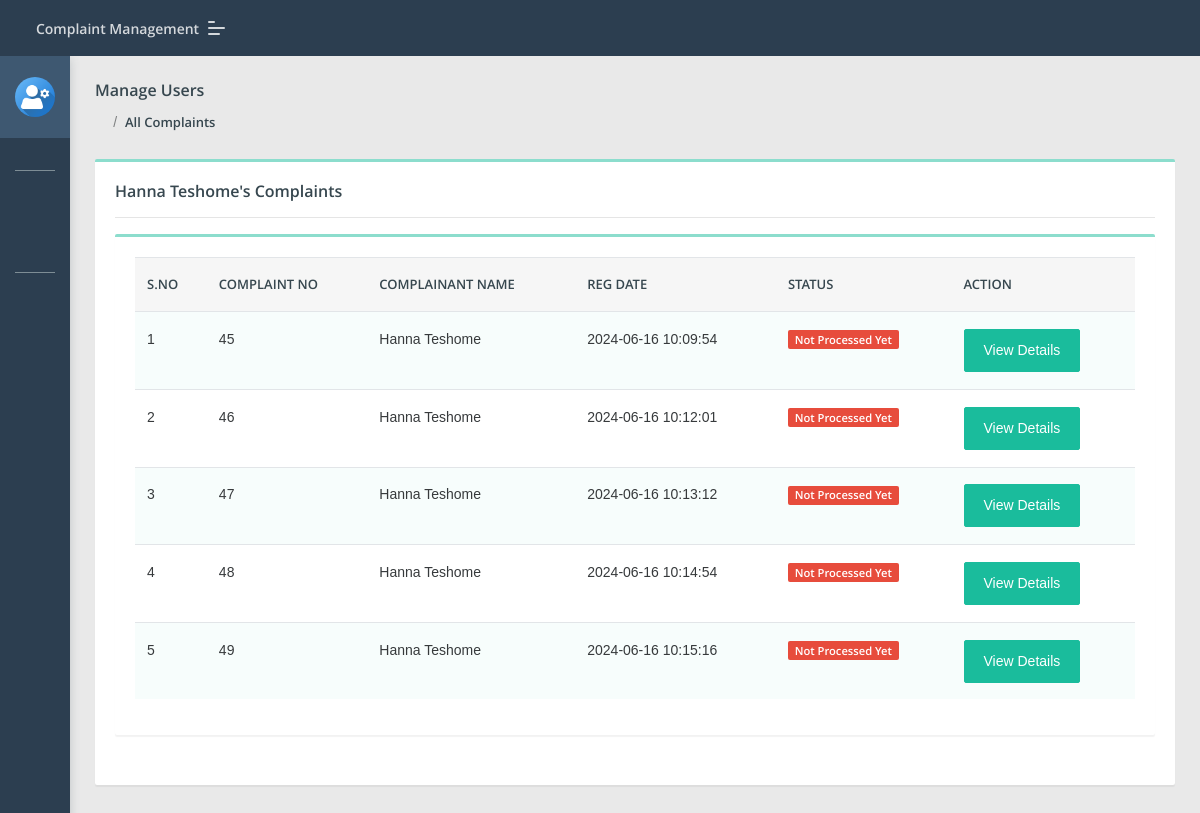
The page /Director/user-complaints.php?uid=10&&uname=Hanna Teshome (signed in) on the database its author committed.
### tables this page shows
CREATE TABLE `tblcomplaints` (
  `complaintNumber` int(11) NOT NULL,
  `userId` int(11) DEFAULT NULL,
  `category` text,
  `subcategory` varchar(255) DEFAULT NULL,
  `complaintType` varchar(255) DEFAULT NULL,
  `state` varchar(255) DEFAULT NULL,
  `noc` varchar(255) DEFAULT NULL,
  `complaintDetails` mediumtext,
  `complaintFile` varchar(255) DEFAULT NULL,
  `videoFile` varchar(255) DEFAULT NULL,
  `audioFile` varchar(255) DEFAULT NULL,
  `regDate` timestamp NULL DEFAULT CURRENT_TIMESTAMP,
  `status` varchar(50) DEFAULT NULL,
  `lastUpdationDate` timestamp NULL DEFAULT NULL ON UPDATE CURRENT_TIMESTAMP
);

CREATE TABLE `users` (
  `id` int(11) NOT NULL,
  `fullName` varchar(255) DEFAULT NULL,
  `userEmail` varchar(255) DEFAULT NULL,
  `password` varchar(255) DEFAULT NULL,
  `contactNo` bigint(11) DEFAULT NULL,
  `address` tinytext,
  `State` varchar(255) DEFAULT NULL,
  `country` varchar(255) DEFAULT NULL,
  `Faculty` text,
  `Department` text NOT NULL,
  `pincode` int(6) DEFAULT NULL,
  `userImage` varchar(255) DEFAULT NULL,
  `regDate` timestamp NOT NULL DEFAULT CURRENT_TIMESTAMP,
  `updationDate` timestamp NULL DEFAULT NULL,
  `status` int(1) DEFAULT NULL
);

### Director/user-complaints.php (the view, shortened to what this page needs)
<?php
include('include/config.php');
if(strlen($_SESSION['diid'])==0)
    {
header('location:index.php');
}
else{
?>
<!DOCTYPE html>
<html lang="en">
<head>
    <link rel="stylesheet" href="assets/css/style.css">
</head>
<body class="">
	<?php include('include/sidebar.php');?>
	<?php include('include/header.php');?>
<section class="pcoded-main-container">
    <div class="pcoded-content">
        <div class="page-header">
            <div class="page-block">
                <div class="row align-items-center">
                    <div class="col-md-12">
                        <div class="page-header-title">
                            <h5 class="m-b-10">Manage Users</h5>
                        </div>
                        <ul class="breadcrumb">
                            <li class="breadcrumb-item"><a href="dashboard.php"><i class="feather icon-home"></i></a></li>
                            <li class="breadcrumb-item"><a href="all-complaint.php">All Complaints</a></li>
                        </ul>
                    </div>
                </div>
            </div>
        </div>
        <div class="row">
            <div class="col-sm-12">
                <div class="card">
                    <div class="card-body">
                        <h5><?php echo $_GET['uname']?>'s Complaints</h5>
                        <hr>
                      <div class="row">
                            <div class="col-xl-12">
                <div class="card">
                    <div class="card-body table-border-style">
                        <div class="table-responsive">
                            <table class="table table-striped">
                                <thead>
                                        <tr><th>S.No</th>
											<th>Complaint No</th>
											<th>Complainant Name</th>
											<th>Reg Date</th>
											<th>Status</th>
											<th>Action</th>
										</tr>
                                </thead>
                                <tbody>
                                    <?php
$userid=intval($_GET['uid']);
$query=mysqli_query($con,"select tblcomplaints.*,users.fullName as name from tblcomplaints join users on users.id=tblcomplaints.userId where users.id='$userid'");
$cnt=1;
while($row=mysqli_fetch_array($query))
{
?>
                                        <tr>
                                            <td><?php echo htmlentities($cnt);?></td>
                                            <td><?php echo htmlentities($row['complaintNumber']);?></td>
                                            <td><?php echo htmlentities($row['name']);?></td>
                                            <td> <?php echo htmlentities($row['regDate']);?></td>
                                           <td>
                                                <?php $status=$row['status'];
                                                if($status==''): ?>
                                                <span class="badge badge-danger">Not Processed Yet</span>
                                            <?php elseif($status=='in process'):?>
                                             <span class="badge badge-warning">In Process</span>
                                         <?php elseif($status=='closed'):?>
                                             <span class="badge badge-success">Closed</span>
                                         <?php endif;?>
</td>
<td>   <a href="complaint-details.php?cid=<?php echo htmlentities($row['complaintNumber']);?>" class="btn btn-primary"> View Details</a>
											</td>
                                        </tr>
                                        <?php $cnt=$cnt+1; } ?>
                                </tbody>
                            </table>
                        </div>
                    </div>
                </div>
            </div>
                        </div>
                    </div>
                </div>
            </div>
        </div>
    </div>
</section>
</body>
</html>
<?php } ?>

### rows shown on the page
tblcomplaints: complaintNumber "45", userId.fullName "Hanna Teshome", regDate "2024-06-16 10:09:54"
tblcomplaints: complaintNumber "46", userId.fullName "Hanna Teshome", regDate "2024-06-16 10:12:01"
tblcomplaints: complaintNumber "47", userId.fullName "Hanna Teshome", regDate "2024-06-16 10:13:12"
tblcomplaints: complaintNumber "48", userId.fullName "Hanna Teshome", regDate "2024-06-16 10:14:54"
tblcomplaints: complaintNumber "49", userId.fullName "Hanna Teshome", regDate "2024-06-16 10:15:16"

### other values the page prints
$_GET['uname'] "Hanna Teshome"
